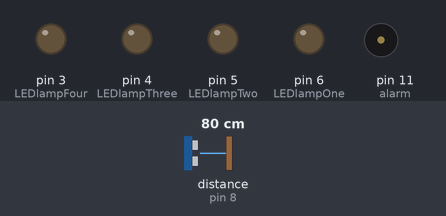
The sketch below on a simulated Arduino Uno, built with avr-gcc and run on an emulated ATmega328P. Shown: output pins drawn as LEDs (lit = HIGH), buzzer (waves = sounding). Wiring (inferred from the names in the program): ultrasonic range finder: trigger pin 9; echo pin 8. The test bench sets the inputs (shaded band); at power-on: distance to the obstacle (sensor on pin 8) 80 cm. The echo pulse lasts 58.3 µs per cm; pins used as bus, display or sensor lines are not drawn.

Above: at 1.2 s.
1.3 s: distance to the obstacle (sensor on pin 8) set to 45 cm
2.8 s: distance to the obstacle (sensor on pin 8) set to 37 cm
At 3.6 s:
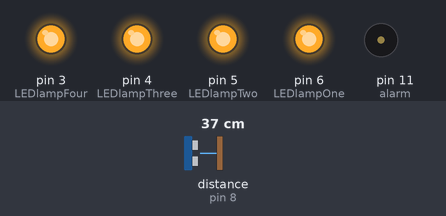
4.4 s: distance to the obstacle (sensor on pin 8) set to 33 cm
5.9 s: distance to the obstacle (sensor on pin 8) set to 27 cm
At 6.6 s:
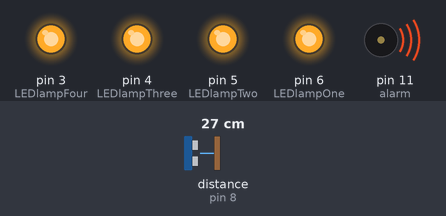
7.4 s: distance to the obstacle (sensor on pin 8) set to 60 cm
At 8.2 s:
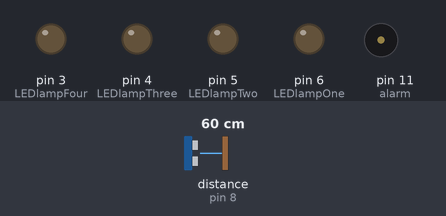
8.9 s: distance to the obstacle (sensor on pin 8) set to 35 cm
At 9.6 s:
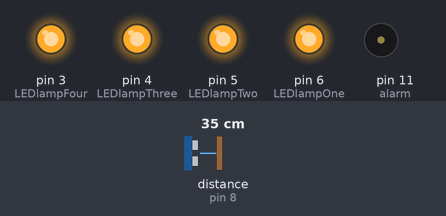
Timing chart, 0 to 11.5 s (numbered marks = the images above; inputs shaded):
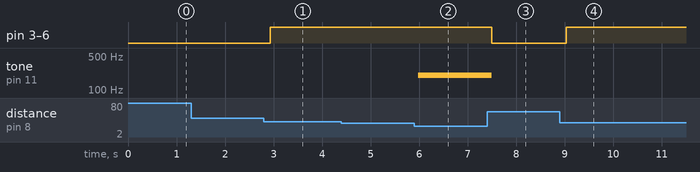

The sketch:

sketch_may05b.ino
```cpp
#include <HCSR04.h>
HCSR04 hc(9,8);

const int trigPin = 9;
const int echoPin = 8;
const int LEDlampOne = 6;
const int LEDlampTwo = 5;
const int LEDlampThree = 4;
const int LEDlampFour = 3;
const int alarm = 11;

long duration;
int safetyDistance;
int distance;

void setup() {
  pinMode(trigPin, OUTPUT);
  pinMode(echoPin, INPUT);
  pinMode(LEDlampOne, OUTPUT);
  pinMode(LEDlampTwo, OUTPUT);
  pinMode(LEDlampThree, OUTPUT);
  pinMode(LEDlampFour, OUTPUT);
  pinMode(alarm, OUTPUT);
  Serial.begin(9600);
}

void loop() {
digitalWrite(trigPin, LOW);
delayMicroseconds(2);

digitalWrite(trigPin, HIGH);
delayMicroseconds(10);
digitalWrite(trigPin, LOW);

duration = pulseIn(echoPin, HIGH);

distance = duration*0.034/2;

safetyDistance = distance;

if (safetyDistance < 10) {
    tone (alarm, 600);
    delay (150);
}
if (safetyDistance < 20) {
    tone (alarm, 400);
    delay (150);
}
if (safetyDistance < 30) {
    tone (alarm, 200);
    delay (150);
}
if (safetyDistance < 40) {
    digitalWrite(LEDlampFour, HIGH);
    digitalWrite(LEDlampThree, HIGH);
    digitalWrite(LEDlampTwo, HIGH);
    digitalWrite(LEDlampOne, HIGH);
    delay (150);
}
  else {
    noTone(alarm);
    digitalWrite(LEDlampFour, LOW);
    digitalWrite(LEDlampThree, LOW);
    digitalWrite(LEDlampTwo,LOW);
    digitalWrite(LEDlampOne,LOW);
    delay(150);
}
}
```

Measured:
- the behaviour switches between 41 and 40 cm on distance to the obstacle (sensor on pin 8) (found by bisection; images 0 and 1)
- the behaviour switches between 31 and 30 cm on distance to the obstacle (sensor on pin 8) (found by bisection; images 1 and 2)
- after the input at 1.3 s, every drawn part: stays the same
- after the input at 2.8 s, pin 3 (LEDlampFour), pin 4 (LEDlampThree), pin 5 (LEDlampTwo), pin 6 (LEDlampOne): LOW → HIGH after 0.13 s
- after the input at 4.4 s, every drawn part: stays the same
- after the input at 5.9 s, tone on pin 11 (alarm): silent → 200 Hz after 0.08 s
- after the input at 7.4 s, pin 3 (LEDlampFour), pin 4 (LEDlampThree), pin 5 (LEDlampTwo), pin 6 (LEDlampOne): HIGH → LOW after 0.09 s; tone on pin 11 (alarm): 200 Hz → silent after 0.09 s
- after the input at 8.9 s, pin 3 (LEDlampFour), pin 4 (LEDlampThree), pin 5 (LEDlampTwo), pin 6 (LEDlampOne): LOW → HIGH after 0.13 s
